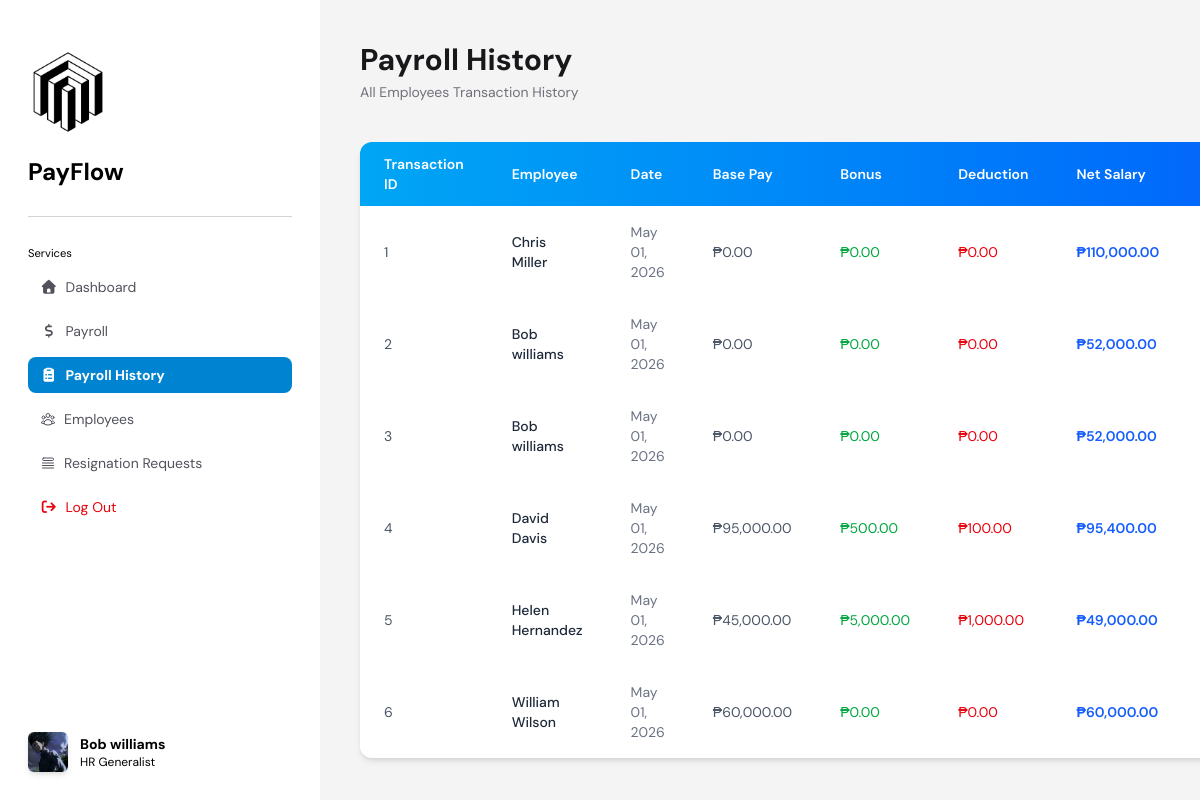
The page /pages/payrollHistory.php (signed in) on the database its author committed.
### tables this page shows
CREATE TABLE `salary_history` (
  `transaction_id` int(11) NOT NULL,
  `employee_id` int(11) NOT NULL,
  `salary_id` int(11) NOT NULL,
  `date` date NOT NULL DEFAULT current_timestamp(),
  `salary_amount` int(11) NOT NULL,
  `base_pay` int(15) NOT NULL,
  `bonus` int(15) NOT NULL,
  `deduction` int(15) NOT NULL
);

### src/controllers/getPayrollHistory.php (the view, shortened to what this page needs)
<?php
include('../backend/database.php');
$employeeId = $_SESSION['employeeId'];
if ($isAdmin == 0) {
    $sql = "SELECT sh.transaction_id, sh.employee_id, sh.date, sh.salary_amount,
                    sh.base_pay, sh.bonus, sh.deduction,
                    CONCAT(e.first_name, ' ', e.last_name) as full_name
                FROM salary_history sh
                JOIN employees e ON sh.employee_id = e.employee_id
                WHERE sh.employee_id = ?
                ORDER BY sh.date DESC";
    $stmt = $conn->prepare($sql);
    $stmt->bind_param('i', $employeeId);
    $stmt->execute();
    $query = $stmt->get_result();
    $isEmployeeView = true;
} else {
    $sql = "SELECT sh.transaction_id, sh.employee_id, sh.date, sh.salary_amount,
                    sh.base_pay, sh.bonus, sh.deduction,
                    CONCAT(e.first_name, ' ', e.last_name) as full_name
                FROM salary_history sh
                LEFT JOIN employees e ON sh.employee_id = e.employee_id
                ORDER BY sh.date DESC";
    $stmt = $conn->prepare($sql);
    $stmt->execute();
    $query = $stmt->get_result();
    $isEmployeeView = false;
}
if ($query->num_rows == 0) {
    echo "<img src='../assets/images/noHistoryFound.svg' alt='No History Found' class='w-52 relative -left-5 mx-auto'>";
    echo "<h1 class='text-zinc-600 font-medium text-center mt-5'>No history of payroll found.</h1>";
} else {
    $rows = [];
    while ($row = $query->fetch_assoc()) {
        $rows[] = $row;
    }
    echo '
    <div>
        <h1 class="font-bold text-3xl text-zinc-900">Payroll History</h1>
        <p class="text-zinc-500 text-sm mt-1">' . ($isEmployeeView ? 'Your Transaction History' : 'All Employees Transaction History') . '</p>
        <div class="overflow-x-auto bg-white shadow-md rounded-xl mt-10">
            <table class="min-w-full text-sm text-left text-gray-600">
                <thead class="bg-gradient-to-r from-sky-500 to-blue-600 text-white">
                    <tr>
                        <th class="px-6 py-3 font-semibold">Transaction ID</th>';
    if (!$isEmployeeView) {
        echo '<th class="px-6 py-3 font-semibold">Employee</th>';
    }
    echo '
                        <th class="px-6 py-3 font-semibold">Date</th>
                        <th class="px-6 py-3 font-semibold">Base Pay</th>
                        <th class="px-6 py-3 font-semibold">Bonus</th>
                        <th class="px-6 py-3 font-semibold">Deduction</th>
                        <th class="px-6 py-3 font-semibold">Net Salary</th>
                        <th class="px-6 py-3 font-semibold text-center">Payslip</th>
                    </tr>
                </thead>
                <tbody class="divide-y">';
    foreach ($rows as $row) {
        $transactionId = htmlspecialchars($row['transaction_id']);
        $fullNameEsc = htmlspecialchars($row['full_name']);
        $dateFormatted = date("M d, Y", strtotime($row['date']));
        $basePay = number_format($row['base_pay'], 2);
        $bonus = number_format($row['bonus'], 2);
        $deduction = number_format($row['deduction'], 2);
        $netSalary = number_format($row['salary_amount'], 2);
        $dataAttrs = "data-id=\"{$transactionId}\"
                      data-name=\"{$fullNameEsc}\"
                      data-date=\"{$dateFormatted}\"
                      data-base=\"{$basePay}\"
                      data-bonus=\"{$bonus}\"
                      data-deduction=\"{$deduction}\"
                      data-net=\"{$netSalary}\"";
        echo "
            <tr class='hover:bg-blue-50 transition-all border-0'>
                <td class='px-6 py-4'>{$transactionId}</td>";
        if (!$isEmployeeView) {
            echo "<td class='px-6 py-4 font-medium text-gray-800'>{$fullNameEsc}</td>";
        }
        echo "
                <td class='px-6 py-4 text-gray-500'>{$dateFormatted}</td>
                <td class='px-6 py-4 text-gray-600'>₱{$basePay}</td>
                <td class='px-6 py-4 text-green-600'>₱{$bonus}</td>
                <td class='px-6 py-4 text-red-600'>₱{$deduction}</td>
                <td class='px-6 py-4 text-blue-600 font-semibold'>₱{$netSalary}</td>
                <td class='px-6 py-4 text-center'>
                    <button {$dataAttrs}
                        onclick='downloadSlip(this)'
                        class='cursor-pointer inline-flex items-center gap-1.5 bg-blue-600 hover:bg-blue-700 active:scale-95 text-white text-xs font-semibold px-3 py-2 rounded-lg transition-all shadow-sm'>
                        <svg xmlns='http://www.w3.org/2000/svg' class='w-3.5 h-3.5' fill='none' viewBox='0 0 24 24' stroke='currentColor' stroke-width='2.5'>
                            <path stroke-linecap='round' stroke-linejoin='round' d='M4 16v2a2 2 0 002 2h12a2 2 0 002-2v-2M7 10l5 5m0 0l5-5m-5 5V4'/>
                        </svg>
                        Download
                    </button>
                </td>
            </tr>";
    }
    echo '
                </tbody>
            </table>
        </div>
    </div>';
}
?>

### pages/payrollHistory.php (style rules this page uses)
* { font-family: 'DM Sans', sans-serif; scrollbar-width: thin; }

### rows shown on the page
salary_history: transaction_id "1", fullNameEsc "Chris Miller", date "May 01, 2026", base_pay "0.00", bonus "0.00", deduction "0.00", salary_amount "110,000.00"
salary_history: transaction_id "2", fullNameEsc "Bob williams", date "May 01, 2026", base_pay "0.00", bonus "0.00", deduction "0.00", salary_amount "52,000.00"
salary_history: transaction_id "3", fullNameEsc "Bob williams", date "May 01, 2026", base_pay "0.00", bonus "0.00", deduction "0.00", salary_amount "52,000.00"
salary_history: transaction_id "4", fullNameEsc "David Davis", date "May 01, 2026", base_pay "95,000.00", bonus "500.00", deduction "100.00", salary_amount "95,400.00"
salary_history: transaction_id "5", fullNameEsc "Helen Hernandez", date "May 01, 2026", base_pay "45,000.00", bonus "5,000.00", deduction "1,000.00", salary_amount "49,000.00"
salary_history: transaction_id "6", fullNameEsc "William Wilson", date "May 01, 2026", base_pay "60,000.00", bonus "0.00", deduction "0.00", salary_amount "60,000.00"

### other values the page prints
$fullName "Bob williams"
$_SESSION['posName'] "HR Generalist"
